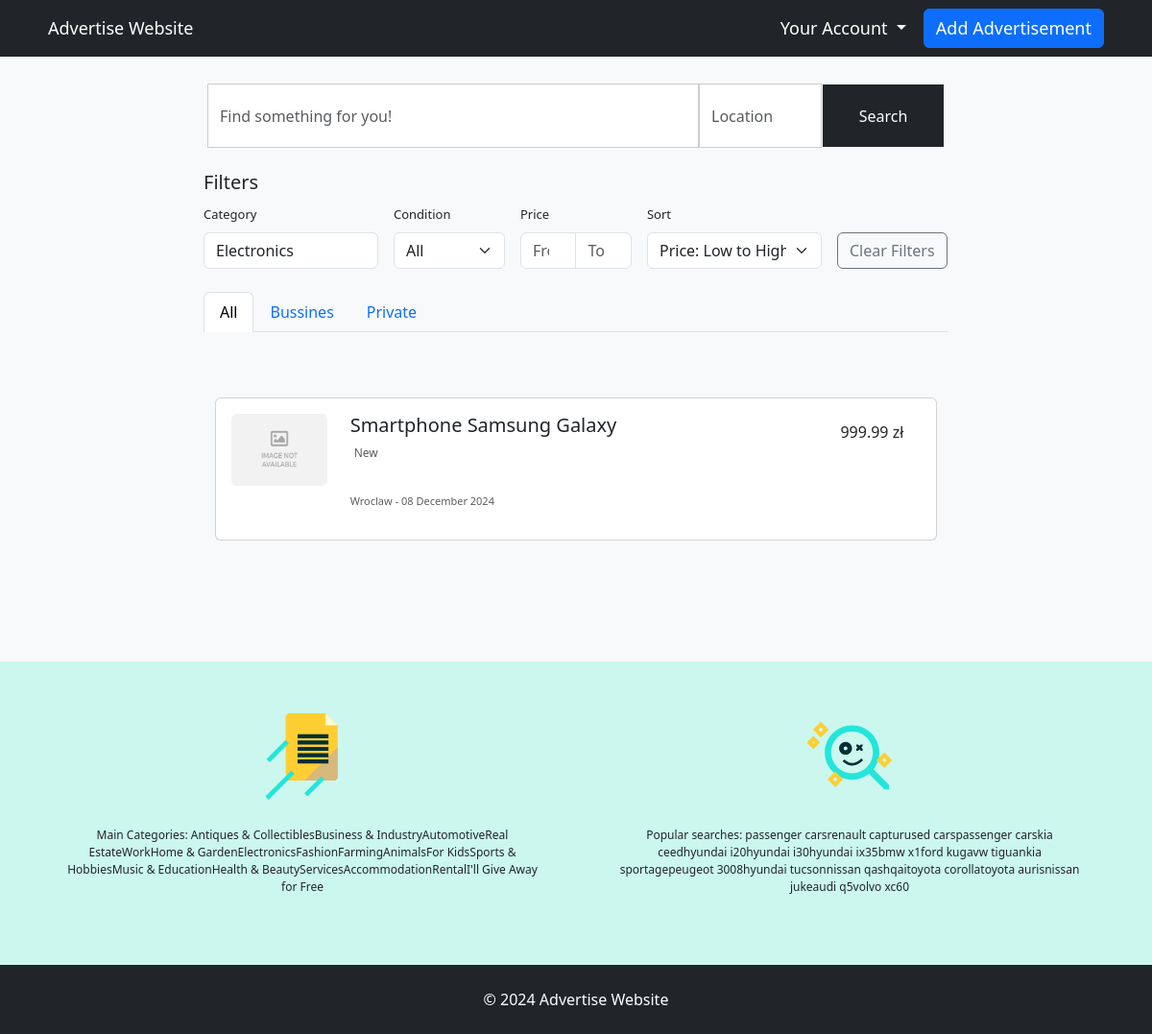
Page /oferts.php?category=4 on the committed database.
### tables this page shows
CREATE TABLE IF NOT EXISTS ads (
    id INT AUTO_INCREMENT PRIMARY KEY,
    title VARCHAR(100) NOT NULL,
    description TEXT NOT NULL,
    price DECIMAL(10,2) NOT NULL,
    localization VARCHAR(100) NOT NULL,
    category_id INT NULL,
    image_path TEXT,
    user_id INT NOT NULL,
    phone_number VARCHAR(15) NULL,
    active TINYINT(1) DEFAULT 1,
    condit TINYINT(1) DEFAULT 0,
    created_at DATETIME DEFAULT CURRENT_TIMESTAMP,
    updated_at DATETIME DEFAULT CURRENT_TIMESTAMP ON UPDATE CURRENT_TIMESTAMP,
    FOREIGN KEY (category_id) REFERENCES categories(id) ON DELETE SET NULL,
    FOREIGN KEY (user_id) REFERENCES users(id) ON DELETE CASCADE
);

### oferts.php (the view, shortened to what this page needs)
<?php
require 'db.php';
try {
    $query = $db->prepare("SELECT id, name FROM categories");
    $query->execute();
    $categories = $query->fetchAll(PDO::FETCH_ASSOC);
} catch (PDOException $e) {
    echo json_encode(['success' => false, 'message' => 'Error fetching categories.']);
    exit();
}
$search = isset($_GET['search']) ? trim($_GET['search']) : null;
$location = isset($_GET['location']) ? trim($_GET['location']) : null;
$category = isset($_GET['category']) ? trim($_GET['category']) : null;
$condition = isset($_GET['condition']) ? trim($_GET['condition']) : null;
$priceFrom = isset($_GET['priceFrom']) ? trim($_GET['priceFrom']) : null;
$priceTo = isset($_GET['priceTo']) ? trim($_GET['priceTo']) : null;
$sql = "SELECT * FROM ads WHERE active = 1";
$params = [];
if (!empty($category)) {
    $sql .= " AND category_id = :category";
    $params[':category'] = $category;
}
$sortOrder = isset($_GET['sortOrder']) ? $_GET['sortOrder'] : 'price_asc';
switch ($sortOrder) {
    default:
        $sql .= " ORDER BY price ASC";
        break;
}
try {
    $query = $db->prepare($sql);
    $query->execute($params);
    $adsToDisplay = $query->fetchAll(PDO::FETCH_ASSOC);
} catch (PDOException $e) {
    echo json_encode(['success' => false, 'message' => 'Error fetching ads: ' . $e->getMessage()]);
    exit();
}
?>
<!DOCTYPE html>
<html lang="pl">
<head>
    <link href="https://cdn.jsdelivr.net/npm/bootstrap@5.3.3/dist/css/bootstrap.min.css" rel="stylesheet">
    <link href="https://cdnjs.cloudflare.com/ajax/libs/font-awesome/6.0.0/css/all.min.css" rel="stylesheet">
</head>
<body>
    <nav class="navbar navbar-expand-sm bg-dark">
        <div class="container-fluid container-custom">
            <a class="navbar-brand" href="./index.php">Advertise Website</a>
            <div class="collapse navbar-collapse justify-content-center" id="navbarSupportedContent">
                <ul class="navbar-nav">
                    <li class="nav-item dropdown">
                        <a class="nav-link dropdown-toggle" href="#" id="navbarDropdown" role="button"
                            data-bs-toggle="dropdown" aria-expanded="false">
                            Your Account
                        </a>
                    </li>
                </ul>
            </div>
            <a class="btn btn-primary btn-add-ad" href="./addAnnounView.php">Add Advertisement</a>
        </div>
    </nav>
    <div style="min-height: 630px;" id="kontener" class="container-fluid bg-light">
        <div class="row">
            <div class="col-md-2 bg-light" id="sideBar1"></div>
            <main class="col-md-8 bg-light">
                <div style="padding: 20px 0;" class="col-md-12 bg-light">
                    <form id="searchForm" action="./oferts.php" method="GET">
                        <div class=" justify-content-center align-items-center mx-3 my-2">
                            <div class="row">
                                <div class="col-lg-8 col-md-8 col-sm-8 p-0">
                                    <input type="text" class="form-control search-slt" id="searchQuery" value="<?= htmlspecialchars($search) ?>" name="search" placeholder="Find something for you!">
                                </div>
                                <div class="col-lg-2 col-md-2 col-sm-2 p-0">
                                    <input type="text" class="form-control search-slt" value="<?= htmlspecialchars($location) ?>" id="locationQuery" name="location" placeholder="Location">
                                </div>
                                <div class="col-lg-2 col-md-2 col-sm-2 p-0">
                                    <button type="submit" class="btn btn-light btn-search" id="searchButton">Search</button>
                                </div>
                            </div>
                        </div>
                        <div class="my-4">
                            <div class="filter-section">
                                <h5>Filters</h5>
                                <div class="row g-3 align-items-center">
                                    <div class="col-md-3">
                                        <label for="category" class="form-label miniKat">Category</label>
                                        <select id="category" name="category" class="form-control">
                                            <?php foreach ($categories as $cat): ?>
                                                <option value="<?= htmlspecialchars($cat['id']) ?>" <?= $cat['id'] == $category ? 'selected' : '' ?>>
                                                    <?= htmlspecialchars($cat['name']) ?>
                                                </option>
                                            <?php endforeach; ?>
                                        </select>
                                    </div>
                                    <div class="col-md-2">
                                        <label for="condition" class="form-label miniKat">Condition</label>
                                        <select class="form-select" id="condition" name="condition">
                                            <option value="" <?= $condition === null ? 'selected' : '' ?>>All</option>
                                        </select>
                                    </div>
                                    <div class="col-md-2">
                                        <label class="form-label miniKat">Price</label>
                                        <div class="input-group">
                                            <input type="number" class="form-control" value="<?= htmlspecialchars($priceFrom) ?>" placeholder="From" id="priceFrom" name="priceFrom">
                                            <input type="number" class="form-control" value="<?= htmlspecialchars($priceTo) ?>" placeholder="To" id="priceTo" name="priceTo">
                                        </div>
                                    </div>
                                    <div class="col-md-3">
                                        <label for="sortOrder" class="form-label miniKat">Sort</label>
                                        <select name="sortOrder" class="form-select">
                                            <option value="price_asc" <?= $sortOrder == 'price_asc' ? 'selected' : '' ?>>Price: Low to High</option>
                                        </select>
                                    </div>
                                    <div class="col-md-2 filter-buttons">
                                        <div class="form-label-placeholder miniKat"></div>
                                        <button type="button" class="btn btn-outline-secondary" id="clearFilters">Clear Filters</button>
                                    </div>
                                </div>
                            </div>
                            <ul class="nav nav-tabs my-4">
                                <li class="nav-item">
                                    <a class="nav-link active" href="#">All</a>
                                </li>
                                <li class="nav-item">
                                    <a class="nav-link" href="#">Bussines</a>
                                </li>
                                <li class="nav-item">
                                    <a class="nav-link" href="#">Private</a>
                                </li>
                            </ul>
                        </div>
                    </form>
                </div>
                <div style="width: 100%;" class="container my-4">
                    <div class="row">
                        <?php if (!empty($adsToDisplay)) : ?>
                            <?php foreach ($adsToDisplay as $ad): ?>
                                <div class="mb-3">
                                    <a style="text-decoration: none;" href="./ofert.php?adId=<?= $ad['id'] ?>" class="card featured p-3">
                                        <div class="row">
                                            <div class="col-md-2 text-center">
                                                <?php
                                                $imagePaths = !empty($ad['image_path']) ? explode(',', $ad['image_path']) : ['noImage.jpg'];
                                                $firstImage = $imagePaths[0];
                                                ?>
                                                <img src="./uploads/thumb_150x113/<?= htmlspecialchars($firstImage) ?>" alt="Image" class="img-fluid rounded">
                                            </div>
                                            <div class="col-md-8">
                                                <h5 class="card-title"><?= htmlspecialchars($ad['title']) ?></h5>
                                                <p style="font-size:12px" class="text-muted mx-1"><?= $ad['condit'] == 0 ? 'New' : 'Used' ?></p>
                                                <p style="margin-top: 7%; font-size:11px" class="text-muted"><?= htmlspecialchars($ad['localization']) ?> - <?= date('d F Y', strtotime($ad['updated_at'])) ?></p>
                                            </div>
                                            <div style="margin-top: 1%;padding-right:4%" class="col-md-2 text-end">
                                                <span class="price"><?= number_format($ad['price'], 2) ?> zł</span>
                                            </div>
                                        </div>
                                    </a>
                                </div>
                            <?php endforeach; ?>
                        <?php endif; ?>
                    </div>
                </div>
            </main>
            <div class="col-md-2 bg-light" id="sideBar2"></div>
        </div>
    </div>
    <div class="py-5" style="background-color: #cbf7ee;min-height: 200px;" class="popular">
        <div class="container ">
            <div class="row text-center">
                <div class="col-6">
                    <div class="mb-3" style="align-items: center;"><img style="height:100px; width:100px" src="./img/1.svg" alt=""></div>
                    <div class="m-4" style="font-size:12px;">
                        <span>
                            Main Categories: Antiques & CollectiblesBusiness & IndustryAutomotiveReal EstateWorkHome & GardenElectronicsFashionFarmingAnimalsFor KidsSports & HobbiesMusic & EducationHealth & BeautyServicesAccommodationRentalI'll Give Away for Free </span>
                    </div>
                </div>
                <div class="col-6">
                    <div class="mb-3" style="align-items: center;"><img style="height:100px; width:100px" src="./img/2.svg" alt=""></div>
                    <div class="m-4" style="font-size:12px;"><span>
                            Popular searches: passenger carsrenault capturused carspassenger carskia ceedhyundai i20hyundai i30hyundai ix35bmw x1ford kugavw tiguankia sportagepeugeot 3008hyundai tucsonnissan qashqaitoyota corollatoyota aurisnissan jukeaudi q5volvo xc60 </span>
                    </div>
                </div>
            </div>
        </div>
    </div>
    <footer class="bg-dark text-white text-center py-4 mt-auto">
        &copy; 2024 Advertise Website
    </footer>
</body>
</html>

### oferts.php (style rules this page uses)
.search-slt { display: block; width: 100%; height: 22px; font-size: 1rem; line-height: 1.5; color: #55595c; background-color: #fff; background-image: none; border: 1px solid #ccc; height: calc(4rem + 3px) !important; border-radius: 0; }
.btn-search { width: 100%; font-size: 1rem; font-weight: 400; text-transform: capitalize; height: calc(4rem + 3px) !important; border-radius: 1%; background-color: var(--bs-body-color); color: white !important; }
.container-custom { padding-left: 260px; padding-right: 260px; }
.navbar-brand { margin-right: auto; }
.btn-add-ad { margin-left: 10px; }
.container-custom { padding-left: 320px; padding-right: 320px; }
@media (max-width: 1900px) { .container-custom { padding-left: 300px; padding-right: 300px; } }
@media (max-width: 1600px) { .container-custom { padding-left: 255px; padding-right: 255px; } }
@media (max-width: 1200px) { .container-custom { padding-left: 50px; padding-right: 50px; } }
.navbar-collapse { flex-grow: 0; }
.btn-add-ad { flex-grow: 0; }
.navbar-brand, #navbarDropdown, .btn-add-ad { font-size: 18px !important; ; font-weight: 400 !important; color: white !important; }
.form-label-placeholder { height: 1.5rem; margin-bottom: 0.5rem; display: block; }
.miniKat { font-size: 13px; }

### rows in the picture
ads: image_path (placeholder picture), title "Smartphone Samsung Galaxy", condit "New", localization "Wroclaw", updated_at "08 December 2024", price "999.99"

### other values in the picture
form field category "Electronics"
